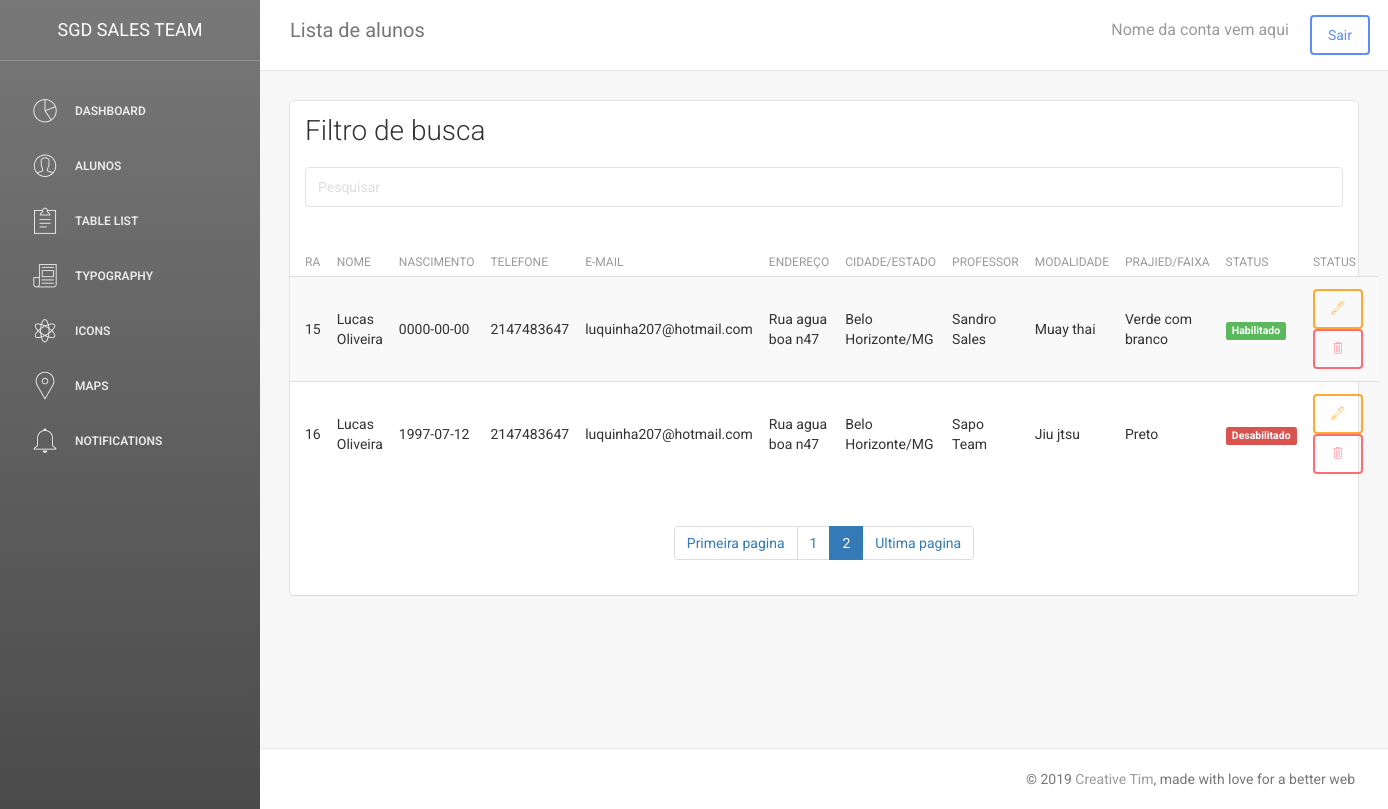
The page /listaraluno.php?pagina=2 on the database its author committed.
### tables this page shows
CREATE TABLE `db_aluno` (
  `COD_ALUNO` int(11) NOT NULL,
  `NOME` varchar(255) NOT NULL,
  `DATANASCIMENTO` date NOT NULL,
  `TELEFONE` int(11) NOT NULL,
  `EMAIL` varchar(255) NOT NULL,
  `ENDERECO` varchar(255) NOT NULL,
  `CIDADE` varchar(255) NOT NULL,
  `ESTADO` varchar(255) NOT NULL,
  `PROFESSOR` varchar(255) NOT NULL,
  `MODALIDADE` varchar(255) NOT NULL,
  `STATUS` varchar(255) NOT NULL,
  `NIVEL` varchar(255) DEFAULT NULL
);

### listaraluno.php (the view, shortened to what this page needs)
<?php
include_once("./php/db_connect.php");
?>
<!doctype html>
<html lang="pt-br">
<head>
	<link href="assets/css/bootstrap.min.css" rel="stylesheet" />
	<link href="assets/css/animate.min.css" rel="stylesheet"/>
	<link href="assets/css/light-bootstrap-dashboard.css?v=1.4.0" rel="stylesheet"/>
	<link href="assets/css/demo.css" rel="stylesheet" />
	<link href="http://maxcdn.bootstrapcdn.com/font-awesome/4.2.0/css/font-awesome.min.css" rel="stylesheet">
	<link href="assets/css/pe-icon-7-stroke.css" rel="stylesheet" />
</head>
<body>
<div class="wrapper">
	<div class="sidebar" data-color="black">
		<div class="sidebar-wrapper">
			<div class="logo">
				<a href="http://www.creative-tim.com" class="simple-text">
					SGD Sales Team
				</a>
			</div>
			<ul class="nav">
				<li>
					<a href="dashboard.php">
						<i class="pe-7s-graph"></i>
						<p>Dashboard</p>
					</a>
				</li>
				<li>
					<a class="nav-link collapsed" href="#" data-toggle="collapse" data-target="#collapseTwo" aria-expanded="true" aria-controls="collapseTwo">
					<i class="pe-7s-user"></i>
					<p>Alunos</p>
					</a>
				</li>
				<li>
					<a href="table.html">
						<i class="pe-7s-note2"></i>
						<p>Table List</p>
					</a>
				</li>
				<li>
					<a href="typography.html">
						<i class="pe-7s-news-paper"></i>
						<p>Typography</p>
					</a>
				</li>
				<li>
					<a href="icons.html">
						<i class="pe-7s-science"></i>
						<p>Icons</p>
					</a>
				</li>
				<li>
					<a href="maps.html">
						<i class="pe-7s-map-marker"></i>
						<p>Maps</p>
					</a>
				</li>
				<li>
					<a href="notifications.html">
						<i class="pe-7s-bell"></i>
						<p>Notifications</p>
					</a>
				</li>
			</ul>
		</div>
	</div>
	<div class="main-panel">
		<nav class="navbar navbar-default navbar-fixed">
			<div class="container-fluid">
				<div class="navbar-header">
					<a class="navbar-brand" href="#">Lista de alunos</a>
				</div>
				<div class="collapse navbar-collapse">
					<ul class="nav navbar-nav navbar-right">
						<li>
						   <a href="">
							   <p>Nome da conta vem aqui</p>
							</a>
						</li>
						<li>
							<button type="button" class="btn btn-primary" data-toggle="modal" data-target="#modalExemplo">
							Sair
							</button>
						</li>
					</ul>
				</div>
			</div>
		</nav>
		<div class="content">
			<div class="container-fluid">
				<div class="row">
					<div class="col-md-12">
						<div class="card">
							<div class="header">
								<h3 class="title">Filtro de busca</h3>
								<br>
								<input type="text" class="form-control" placeholder="Pesquisar" id="filtro">
								<br>
							</div>
							<div class="content table-responsive table-full-width">
								<table id="tabela" class="table table-hover table-striped">
									<thead>
										<th>RA</th>
										<th>Nome</th>
										<th>Nascimento</th>
										<th>Telefone</th>
										<th>E-mail</th>
										<th>Endereço</th>
										<th>Cidade/Estado</th>
										<th>Professor</th>
										<th>Modalidade</th>
										<th>Prajied/Faixa</th>
										<th>Status</th>
										<th>Status</th>
									</thead>
									<tbody id="filtrobusca">
									<?php
									$pagina_atual = filter_input(INPUT_GET,'pagina', FILTER_SANITIZE_NUMBER_INT);
									$pagina = (!empty($pagina_atual)) ? $pagina_atual : 1;
									$qnt_result_pg = 10;
									$inicio = ($qnt_result_pg * $pagina) - $qnt_result_pg;
									$result_usuarios = "SELECT * FROM db_aluno LIMIT $inicio, $qnt_result_pg";
									$resultado_usuarios = mysqli_query($connect, $result_usuarios);
									while($dado = mysqli_fetch_assoc($resultado_usuarios)){ ?>
										<tr>
											<td><?php echo $dado ["COD_ALUNO"]; ?></td>
											<td><?php echo $dado ["NOME"]; ?></td>
											<td><?php echo $dado ["DATANASCIMENTO"]; ?></td>
											<td><?php echo $dado ["TELEFONE"]; ?></td>
											<td><?php echo $dado ["EMAIL"]; ?></td>
											<td><?php echo $dado ["ENDERECO"]; ?></td>
											<td><?php echo $dado ["CIDADE"]; ?>/<?php echo $dado ["ESTADO"]; ?></td>
											<td><?php echo $dado ["PROFESSOR"]; ?></td>
											<td><?php echo $dado ["MODALIDADE"]; ?></td>
											<td><?php echo $dado ["NIVEL"]; ?></td>
											<?php
												if($dado["STATUS"] == 'Habilitado'){
											?>
											<td><span class="label label-success"><?php echo $dado ['STATUS']; ?></span></td>
											<?php
											}else{
											?>
											<td><span class="label label-danger"><?php echo $dado ["STATUS"]; ?></span></td>
											<?php
											}
											?>
											<td>
											<button type="button" class="btn btn-warning"data-toggle="modal" data-target="#editaraluno" ><i class="pe-7s-pen"></i></button>
											<button type="button" class="btn btn-danger" data-toggle="modal" data-target="#excluiraluno"><i class="pe-7s-trash"></i></button>
											</td>
										</tr>
									<?php } ?>
									</tbody>
								</table>
										<?php
										$result_pg = "SELECT COUNT(COD_ALUNO) AS num_result FROM db_aluno";
										$resultado_pg = mysqli_query($connect, $result_pg);
										$row_pg = mysqli_fetch_assoc($resultado_pg);
										$quantidade_pg = ceil($row_pg['num_result'] / $qnt_result_pg);
										$max_links = 1; ?>
										<center>
										<nav aria-label="Page navigation example">
											<ul class="pagination">
												<li class="page-item"><a class="page-link"  href="listaraluno.php?pagina=1">Primeira pagina</a></li>
										<?php for($pag_ant = $pagina - $max_links; $pag_ant <= $pagina - 1; $pag_ant++){ ?>
										<?php	if($pag_ant >= 1){ ?>
												<li class="page-item"><a class="page-link"  href="listaraluno.php?pagina=<?php echo $pag_ant?>"><?php echo $pag_ant ?></a></li>
										<?php	} ?>
										<?php } ?>
										<li class="paginate_button page-item active"><a class="page-link"><?php echo $pagina ?></a></li>
												<li class="page-item"><a class="page-link"  href="listaraluno.php?pagina=<?php echo $quantidade_pg?>">Ultima pagina</a></li>
											</ul>
										</nav>
										</center>
							</div>
						</div>
					</div>
				</div>
			</div>
		</div>
		<footer class="footer">
			<div class="container-fluid"><p class="copyright pull-right">
					&copy; <script>document.write(new Date().getFullYear())</script> <a href="http://www.creative-tim.com">Creative Tim</a>, made with love for a better web
				</p>
			</div>
		</footer>
	</div>
</div>
</body>
</html>

### rows shown on the page
db_aluno: COD_ALUNO "15", NOME "Lucas Oliveira", DATANASCIMENTO "0000-00-00", TELEFONE "2147483647", EMAIL "luquinha207@hotmail.com", ENDERECO "Rua agua boa n47", CIDADE "Belo Horizonte", ESTADO "MG", PROFESSOR "Sandro Sales", MODALIDADE "Muay thai", NIVEL "Verde com branco", STATUS "Habilitado"
db_aluno: COD_ALUNO "16", NOME "Lucas Oliveira", DATANASCIMENTO "1997-07-12", TELEFONE "2147483647", EMAIL "luquinha207@hotmail.com", ENDERECO "Rua agua boa n47", CIDADE "Belo Horizonte", ESTADO "MG", PROFESSOR "Sapo Team", MODALIDADE "Jiu jtsu", NIVEL "Preto", STATUS "Desabilitado"

### other values the page prints
$pagina "2"
